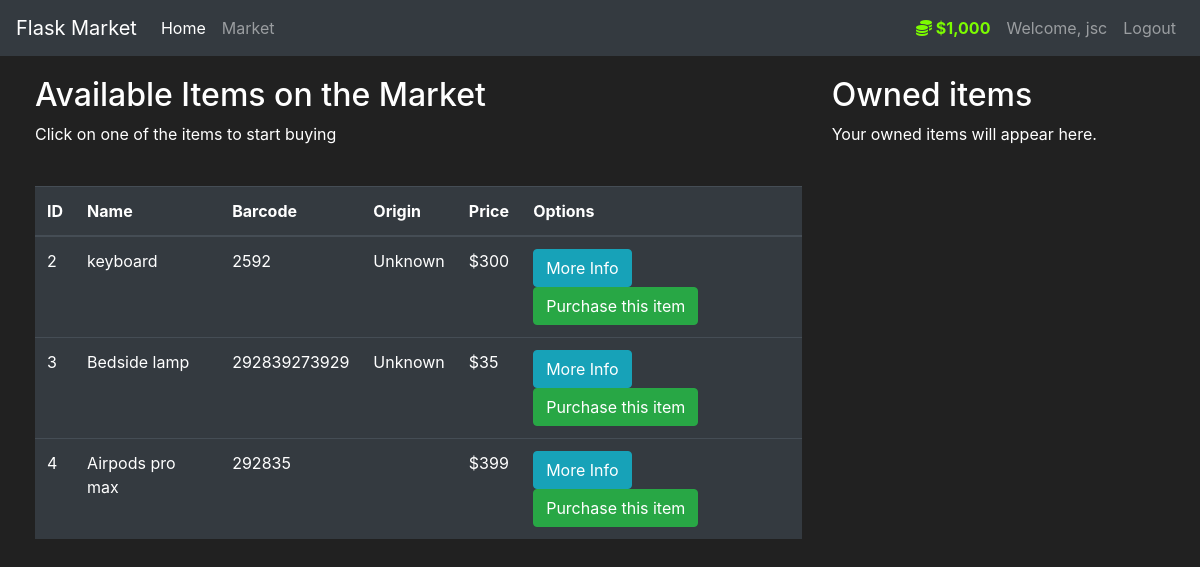
The app's page /market (signed in) with its own data.
### market/models.py (models this page shows, shortened)
class User(db.Model, UserMixin):
    id = db.Column(db.Integer(), primary_key=True) # Needed for SQLAlchemy to understand each row in database
    username = db.Column(db.String(length=30), nullable=False, unique=True)
    email_address = db.Column(db.String(length=50),nullable=False, unique=True)
    password_hash = db.Column(db.String(length=60),nullable=False)
    balance = db.Column(db.Integer(), nullable=False, default = 1000)
    items = db.relationship('Item', backref='owned_user', lazy=True) #Allows us to see the owner of specific item
    @property
    def prettier_balance(self):
        if len(str(self.balance)) >= 4:
            return f'${str(self.balance)[:-3]},{str(self.balance)[-3:]}'
        else:
            return f"${self.balance}"
    @property
    def password(self):
        return self.password

class Item(db.Model):
    id = db.Column(db.Integer(), primary_key=True)
    name = db.Column(db.String(length=30), nullable=False, unique=True)
    price = db.Column(db.Integer(),nullable=False)
    barcode = db.Column(db.String(length=12),nullable=False, unique=True)
    description = db.Column(db.String(length=1024), nullable=False, unique=True)
    origin_code = db.Column(db.String(length=2))
    owner = db.Column(db.Integer(), db.ForeignKey('user.id'))

### market/routes.py (the view, shortened to what this page needs)
@app.route('/market',methods=['GET','POST'])
@login_required # Redirects user to login page first
def market_page():
    purchase_form = PurchaseItemForm()
    selling_form = SellItemForm()
    if request.method == "GET":
        items = Item.query.filter_by(owner=None) # Only show items which have not been purchased by anyone
        owned_items = Item.query.filter_by(owner=current_user.id)
        return render_template('market.html',items=items, purchase_form=purchase_form, owned_items=owned_items,selling_form=selling_form)

### market/models.py (called while the page is built)
@login_manager.user_loader
def load_user(user_id):
    return User.query.get(int(user_id))

### market/templates/market.html (shortened to what this page needs)
{% extends 'base.html' %}
{% block content %}
<div class="row" style="margin-top: 20px; margin-left: 20px;">
   <div class="col-8">
      <h2> Available Items on the Market</h2>
      <p> Click on one of the items to start buying</p>
      <br>
      <table class="table table-hover table-dark">
         <thead>
            <tr>
               <th scope="col">ID</th>
               <th scope="col">Name</th>
               <th scope="col">Barcode</th>
               <th scope="col">Origin</th>
               <th scope="col">Price</th>
               <th scope="col">Options</th>
            </tr>
         </thead>
         <tbody>
            {% for item in items %}
            <tr>
               <td>{{item.id}}</td>
               <td>{{item.name}}</td>
               <td>{{item.barcode}}</td>
               {% if item.origin_code %}
                  <td><span class="flag-icon flag-icon-{{ item.origin_code }} flag-icon-squared" style="font-size: 1.54em;"></span></td>
               {% else %}
                  <td>Unknown</td>
               {% endif %}
               <td>${{item.price}}</td>
               <td>
                  <button class="btn btn-outline btn-info" data-toggle="modal" data-target="#Modal-MoreInfo-{{ item.id }}"> More Info</button>
                  <button class="btn btn-outline btn-success" data-toggle="modal" data-target="#Modal-PurchaseConfirm-{{ item.id }}"> Purchase this item</button>
               </td>
            </tr>
            {% endfor %}
         </tbody>
      </table>
   </div>
   <div class="col-4">
    <h2> Owned items </h2>
    <p> Your owned items will appear here.</p>
    <br>
  </div>
</div>
{% endblock %}

### market/templates/base.html (shortened to what this page needs)
<!doctype html>
<html lang="en">
   <head>
      <link rel="stylesheet" href="https://cdn.jsdelivr.net/npm/bootstrap@4.5.3/dist/css/bootstrap.min.css">
      <link rel="stylesheet" href="https://use.fontawesome.com/releases/v5.15.4/css/all.css">
      <link rel="stylesheet" href="https://cdnjs.cloudflare.com/ajax/libs/flag-icon-css/3.5.0/css/flag-icon.min.css">
   </head>
   <body>
    <nav class="navbar navbar-expand-md navbar-dark bg-dark">
        <a class="navbar-brand" href="#">Flask Market</a>
        <div class="collapse navbar-collapse" id="navbarNav">
          <ul class="navbar-nav mr-auto">
            <li class="nav-item active">
                <a class="nav-link" href="{{url_for('home_page')}}">Home <span class="sr-only">(current)</span></a>
            </li>
            <li class="nav-item">
                <a class="nav-link" href="{{url_for('market_page')}}">Market</a>
            </li>
        </ul>
        {% if current_user.is_authenticated %}
            <ul class="navbar-nav">
                <li class="nav-item">
                    <a class="nav-link" style="color:lawngreen; font-weight: bold">
                        <i class="fas fa-coins"></i>
                        {{ current_user.prettier_balance }}
                    </a>
                </li>
                <li class="nav-item">
                    <a class="nav-link">Welcome, {{ current_user.username }}</a>
                </li>
                <li class="nav-item">
                    <a class="nav-link" href="{{url_for('logout')}}">Logout</a>
                </li>
            </ul>
        {% endif %}
        </div>
    </nav>
        {% block content %}
        {% endblock %}
   </body>
</html>

### market/templates/base.html (style rules this page uses)
body { background-color: #212121; color: white }

### records on screen
User: prettier_balance "$1,000", username "jsc"
Item: id "2", name "keyboard", barcode "2592", shows "Unknown", price "300"
Item: id "3", name "Bedside lamp", barcode "292839273929", shows "Unknown", price "35"
Item: id "4", name "Airpods pro max", barcode "292835", price "399"
